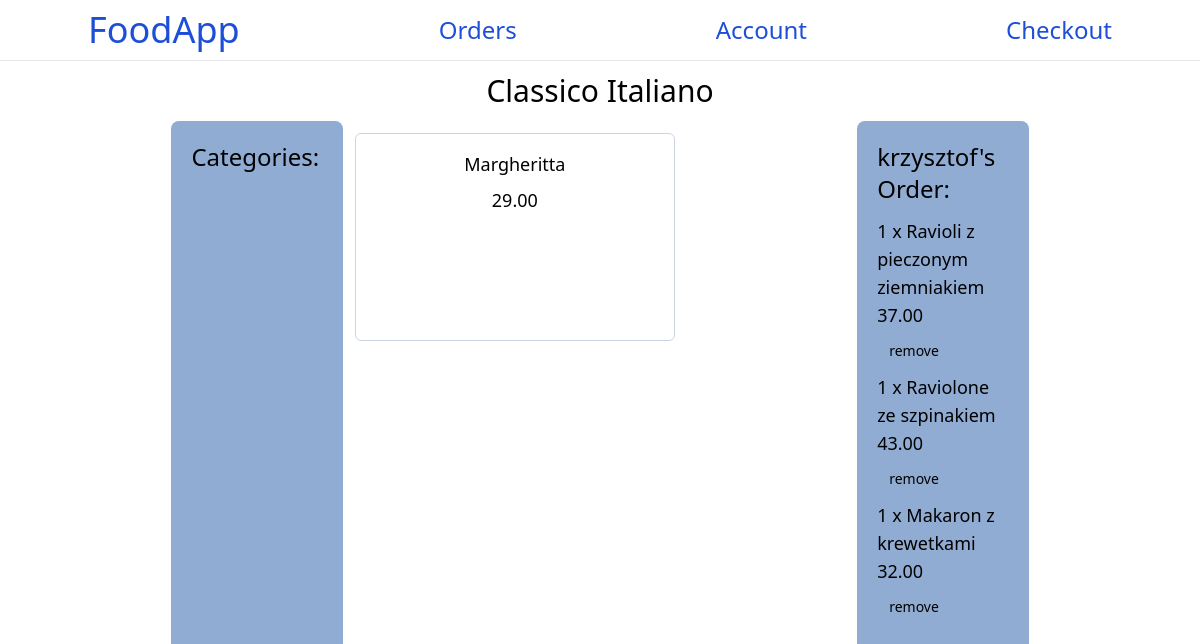
Page /restaurant/1 (signed in) on the committed database.
### base/models.py (models this page shows, shortened)
class Item(models.Model):
    place = models.ForeignKey(Restaurant, on_delete=models.SET_NULL, null=True)
    name = models.CharField(max_length=50)
    price = models.DecimalField(max_digits=10,decimal_places=2)
    image = models.ImageField(null=True,blank=True)
    type = models.CharField(
        max_length=32,
        choices=TYPES_OF_ITEMS,
        default='food',
    )

class Restaurant(models.Model):
    location = models.ForeignKey(RestaurantLocation,on_delete=models.SET_NULL,null=True)
    name = models.CharField(max_length=50)
    type = models.CharField(max_length=30)
    description = models.TextField(max_length=100)
    addition_date = models.DateTimeField(auto_now_add=True)
    type = models.CharField(
        max_length=32,
        choices=TYPES_OF_RESTAURANTS,
        default='default',
    )
    value=models.CharField(
        max_length=32,
        choices=VALUES,
        default='default',
    )
    class Meta:
        ordering = ['-addition_date']
    def __str__(self):
        return self.name

class Order(models.Model):
    user = models.ForeignKey(User,on_delete=models.SET_NULL,null=True)
    combined_price = models.DecimalField(max_digits=10,decimal_places=2,null=True,blank=True)
    delivery_price = models.DecimalField(max_digits=10,decimal_places=2,null=True,blank=True)
    completed = models.BooleanField(null=True)

class OrderItem(models.Model):
    items = models.ForeignKey(Item,on_delete=models.SET_NULL,null=True)
    order = models.ForeignKey(Order,on_delete=models.SET_NULL,null=True)
    quanity = models.DecimalField(max_digits=2,decimal_places=0)
    def __str__(self):
        return f"{self.items.name}"

### base/views.py (the view, shortened to what this page needs)
# urls.py: path('restaurant/<str:pk>',views.restaurant,name='restaurant'),
@login_required(login_url="login")
def restaurant(request,pk):
    item_list = Item.objects.filter(place__id=pk)
    order, created = Order.objects.get_or_create(user=request.user,completed=False)
    order_items = order.orderitem_set.all()
    context = {'items': item_list,
               'order_items':order_items,
               'order':order
               }
    return render(request,'base/restaurant.html',context)

### base/templates/base/restaurant.html (shortened to what this page needs)
{% extends 'main.html' %}
{% block content %}
<div class="items-center">
    <div class="text-center text-3xl p-3">
        {{ items.0.place }}
    </div>
    <div class="grid grid-cols-7">
        <div class="col-span-1"></div>
        <div class="col-span-1 bg-[#90acd3] p-5 rounded-lg h-screen">
            <h1 class="text-2xl">Categories:</h1>
        </div>
        <div class="col-span-3">
            {% for item in items %}
            <form method="post">
            <button name="add-to-order" value="{{item.id}}">
                <div class="border border-slate-300 m-3 p-4 w-80 h-52 rounded-md text-lg hover:border-slate-500">
                    <h2 class="pb-2">{{ item.name }}
                    <h2 class="pb-3">{{ item.price }}</h2>
                </div>
            </button>
            </form>
            {% endfor %}
        </div>
    <div class="col-span-1 bg-[#90acd3] bg-opacity-78 p-5 rounded-lg">
        <h1 class="text-2xl pb-3">{{ order.user.username }}'s Order:</h1>
        <ul>
        <form method="post">
        {% for item in order_items %}
            <li class="text-lg">
                {% if item.quanity > 0 %}
                {{ item.quanity }} x
                {% endif %}
                {{ item }}
                {{ item.items.price }}
            </li>
            <button class="p-3 text-sm" name="remove-from-order" value="{{item.items.id}}">remove</button>
        {% endfor %}
        </form>
        </ul>
    </div>
    <div class="col-span-1"></div>
</div>
</div>
{% endblock content %}

### rows in the picture
Item: place.name "Classico Italiano", {{ item.id }} 2 (drawn), name "Margheritta", price "29.00"
Order: user.username "krzysztof"
OrderItem: quanity "1", items.name "Ravioli z pieczonym ziemniakiem", items.price "37.00"
OrderItem: quanity "1", items.name "Raviolone ze szpinakiem", items.price "43.00"
OrderItem: quanity "1", items.name "Makaron z krewetkami", items.price "32.00"
